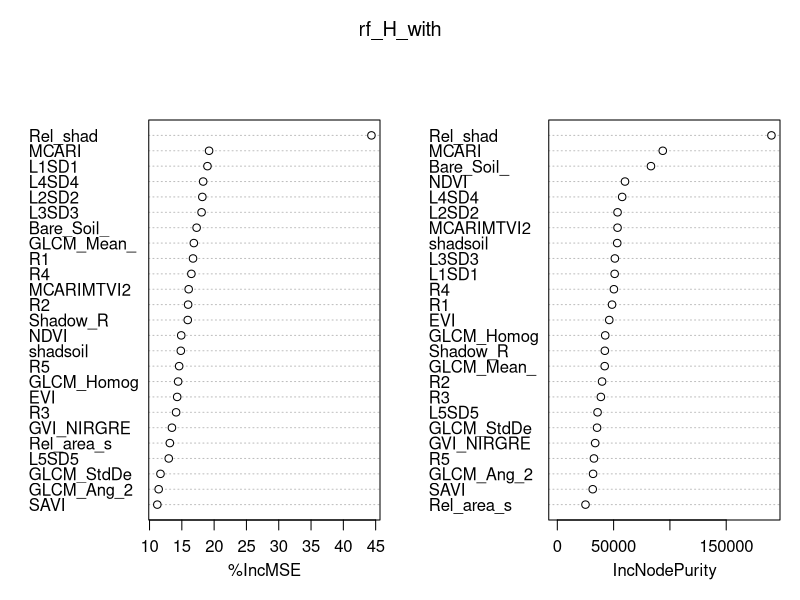
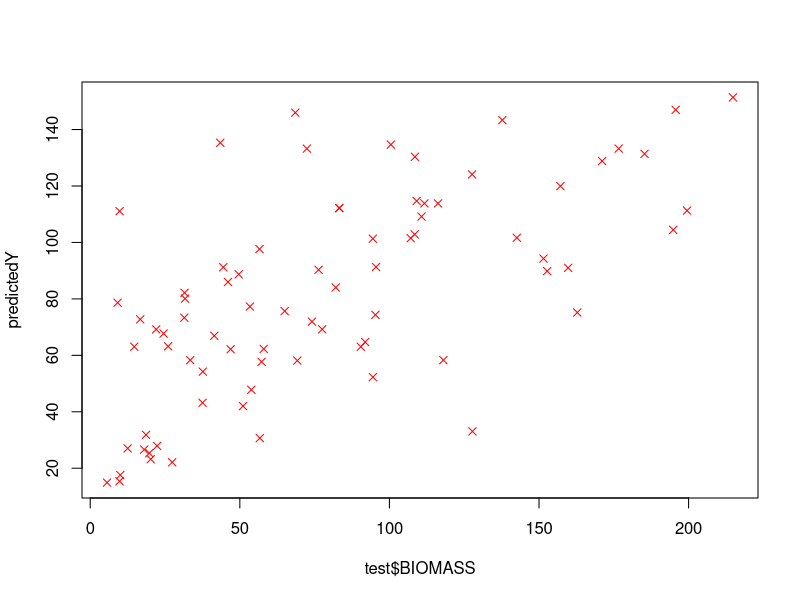
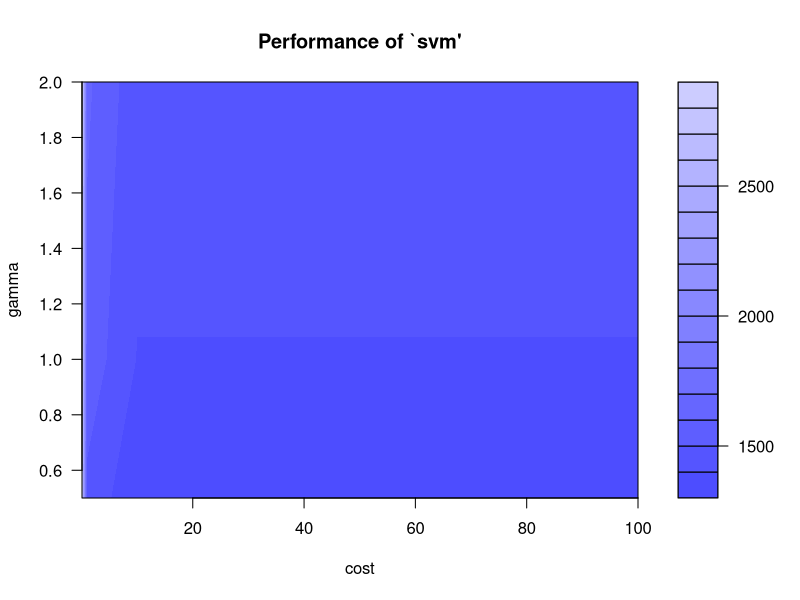
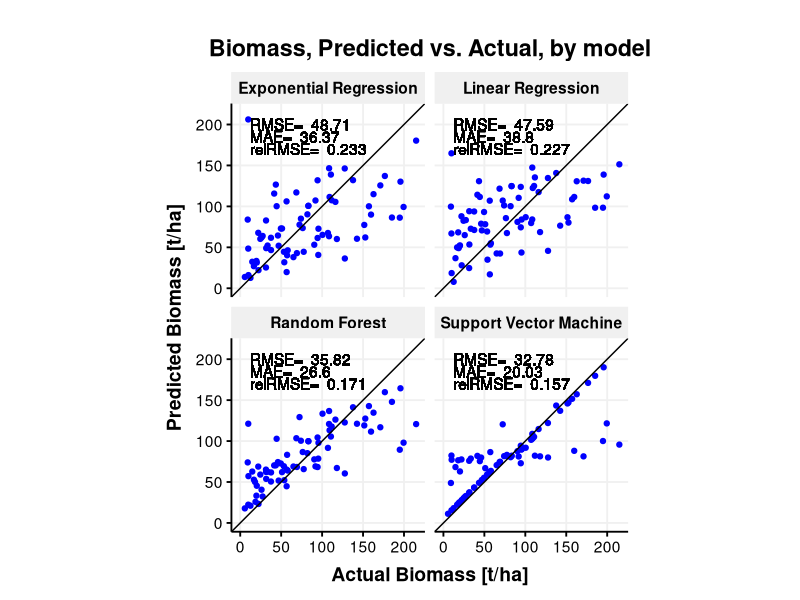
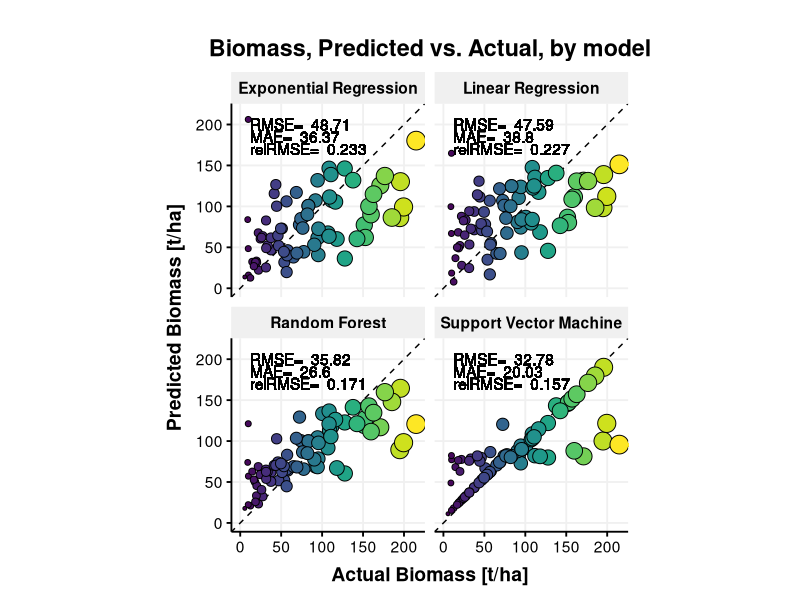
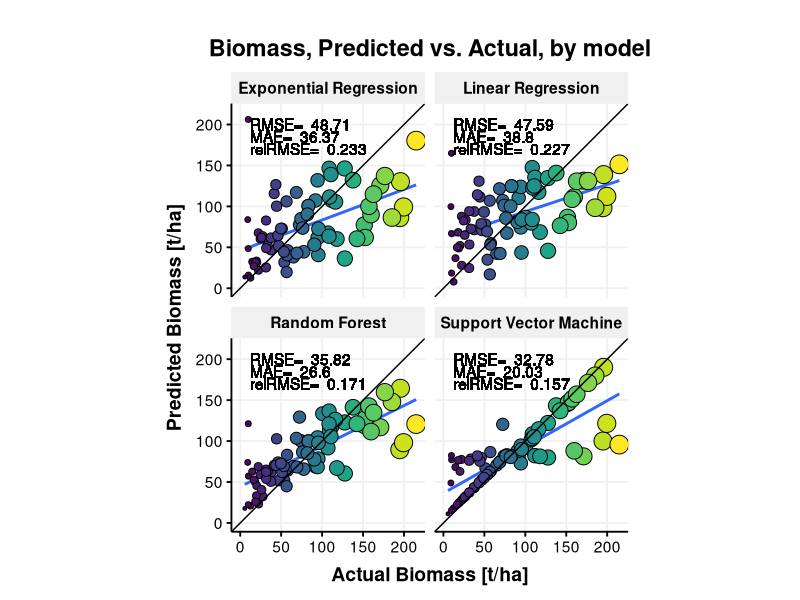
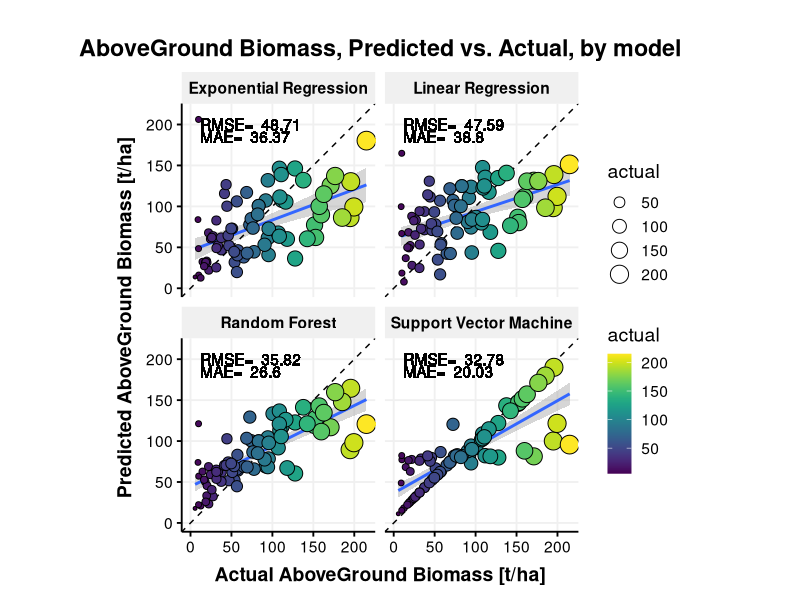
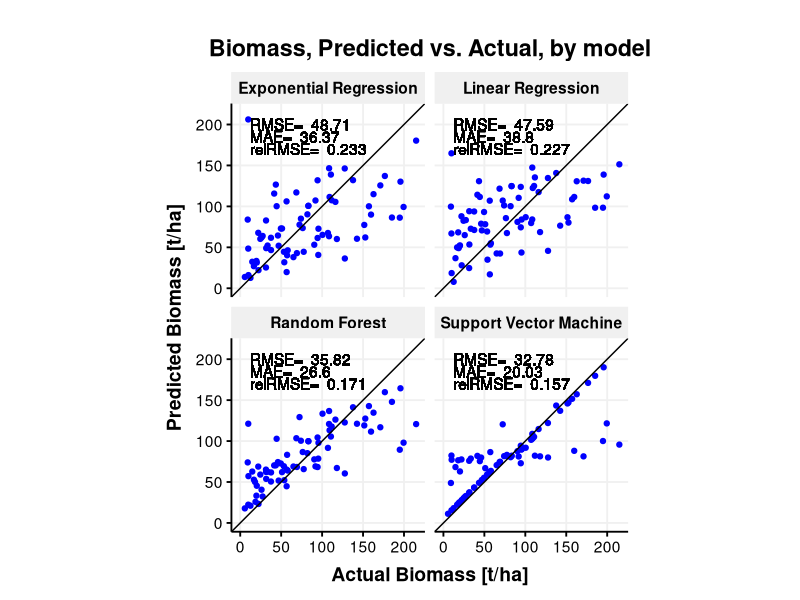

These figures' R source, in order: (Note: a time limit stopped this script after it produced the figures.)
## *********************************************************************************************************************************************************
##              Repository for technical data dealing with Above Ground Biomass (AGB) Modelling in Tanzania (Version 1.0)
## *********************************************************************************************************************************************************
## 
##  * JRC of the European Commission
##  *
##  * Purpose:  A R script allows predicting Above Ground Biomass.
##  *
##  *           We tested four predictive models to relate the remotely sensed parameters to AGB and evaluated their accuracies.
##  *           Two models using inferential statistics (i.e. a generalised linear model and a generalised exponential model) 
##  *           and two models machine learning (i.e. a Random Forest model and a Support Vector Machine (SVM) model). 
##  *           The predictors of the models are image bands, their textures and spectral indices, while the response variable 
##  *           is the AGB.
##  *           
##  *           - Updates to the Forest Article:           https://doi.org/TOBEDEFINED
##  *
##  *
##  *
##  * Author:   Guido Ceccherini
##  * Email:    guido.ceccherini@gmail.com, guido.ceccherini@ec.europa.eu
##
##



###load libraries
library(randomForest)
library(e1071)
library(ggthemes)
library(grid)
library(ggplot2)
library(tidyr)
library(viridis)

#####load dataset
DATA_BIOMASS <- read.csv('DataBiomassRS.csv')

##### reproducibility number
set.seed(2511) 


#### remove the first column (sequence from 1 to 512)
DATA_BIOMASS <- DATA_BIOMASS[,2:27]

###################################################################################################

####     BIOMASS model with training/calibration (85% training, 15% validation) START

###################################################################################################
###########train

# randomly pick 85% of the number of observations
index <- sample(1:nrow(DATA_BIOMASS),size = 0.85*nrow(DATA_BIOMASS))

# subset weather to include only the elements in the index
train <- DATA_BIOMASS[index,]
# train_cat <- DATA_BIOMASS_cat [index,]
# subset weather to include all but the elements in the index
test <- DATA_BIOMASS [-index,]

#print number of data for train and validation
nrow(train)
nrow(test)


##################
# 1 Exponenetial Model
##################

# Create a multiple (log)linear regression model using the training data
log.reg_H_with <- glm(log(BIOMASS+1) ~., data = train)
summary(log.reg_H_with )




# Apply the model to the testing data (i.e., make predictions) ...
# (Don't forget to exponentiate the results to revert the log transformation)
test.pred.lin <- exp(predict(log.reg_H_with,test))-1

# ...and evaluate the accuracy
RMSE.log.reg_H_with <- sqrt(mean((test.pred.lin-test$BIOMASS)^2))
RMSE.log.reg_H_with


MAE.log.reg_H_with <- mean(abs(test.pred.lin-test$BIOMASS))
MAE.log.reg_H_with

Rel.RMSEexp <- sqrt(mean((test.pred.lin-test$BIOMASS)^2)) / diff(range(test$BIOMASS))
Rel.RMSEexp


R2exp <- 1 - sum((test$BIOMASS-test.pred.lin)^2)/sum((test$BIOMASS-mean(test$BIOMASS))^2)

##################
# 2 Linear Model
##################

# Create a multiple linear regression model using the training data
lin.reg_H_with <- glm(BIOMASS ~ ., data = train)

summary(lin.reg_H_with )

# Apply the model to the testing data (i.e., make predictions) ...
test.pred.lin_ <- (predict(lin.reg_H_with,test))-1

# ...and evaluate the accuracy
RMSE.lin.reg_H_with <- sqrt(mean((test.pred.lin_-test$BIOMASS)^2))
RMSE.lin.reg_H_with


MAE.lin.reg_H_with <- mean(abs(test.pred.lin_-test$BIOMASS))
MAE.lin.reg_H_with


Rel.RMSElin <- sqrt(mean((test.pred.lin_-test$BIOMASS)^2)) / diff(range(test$BIOMASS))
Rel.RMSElin

R2lin <- 1 - sum((test$BIOMASS-test.pred.lin_)^2)/sum((test$BIOMASS-mean(test$BIOMASS))^2)


# R2RF <- 1 - sum((test$BIOMASS-test.pred.forest)^2)/sum((test$BIOMASS-mean(test$BIOMASS))^2)

##################
# 3 RANDOM FOREST
##################

rf_H_with <- randomForest(BIOMASS ~., data = train,importance = TRUE, proximity = T,ntree=500)
print(rf_H_with)
varImpPlot(rf_H_with)
# How many trees are needed to reach the minimum error estimate? 
# This is a simple problem; it appears that about 100 trees would be enough. 
which.min(rf_H_with$mse)

# Plot rf to see the estimated error as a function of the number of trees
# (not running it here)
# plot(rf) 

# Using the importance()  function to calculate the importance of each variable
imp_H_with <- as.data.frame(sort(importance(rf_H_with)[,1],decreasing = TRUE),optional = T,col.names=T)
names(imp_H_with) <- "% Inc MSE"
imp_H_with



test2 <- rbind(test, train)

# As usual, predict and evaluate on the test set
test.pred.forest <- predict(rf_H_with,test2)

test.pred.forest <- test.pred.forest[1:nrow(test)]

RMSE.forest_H_with <- sqrt(mean((test.pred.forest-test$BIOMASS)^2))
RMSE.forest_H_with


MAE.forest_H_with <- mean(abs(test.pred.forest-test$BIOMASS))
MAE.forest_H_with


# Rel.RMSE <- sqrt(mean((test.pred.forest-test$BIOMASS)^2)) / sd(test$BIOMASS)
Rel.RMSErf <- sqrt(mean((test.pred.forest-test$BIOMASS)^2)) / diff(range(test$BIOMASS))
Rel.RMSErf
### ref Remote Sens. 2016, 8, 583; doi:10.3390/rs8070583 
R2RF <- 1 - sum((test$BIOMASS-test.pred.forest)^2)/sum((test$BIOMASS-mean(test$BIOMASS))^2)


##################
# 4 SVM
##################


## create rmse function
rmse <- function(error)
{
  sqrt(mean(error^2))
}

##load a model SVM
SVM_H <- svm(BIOMASS ~., data = train)
predictedY <- predict(SVM_H, test2)
predictedY <- predictedY[1:nrow(test)]
plot(test$BIOMASS, predictedY, col = "red", pch=4)

error <- train$BIOMASS - predictedY
svrPredictionRMSE <- rmse(error)
svrPredictionRMSE

tuneResult <- tune(svm, BIOMASS ~., data = train, kernel="radial", ranges=list(cost=10^(-1:2), gamma=c(.5,1,2)))

print(tuneResult)
# Draw the tuning graph
plot(tuneResult)

##tune the SVM model
tunedModel <- tuneResult$best.model
test.pred.svm <- predict(tunedModel, test2) 
test.pred.svm <- test.pred.svm[1:nrow(test)]
error <- test$BIOMASS - test.pred.svm  


##compute the performance metrics
tunedModelRMSE <- rmse(error)
tunedModelRMSE


RMSE.svm_H_with <- sqrt(mean((test.pred.svm-test$BIOMASS)^2))
RMSE.svm_H_with


MAE.svm_H_with <- mean(abs(test.pred.svm-test$BIOMASS))
MAE.svm_H_with

Rel.RMSEsvm <- sqrt(mean((test.pred.svm-test$BIOMASS)^2)) / diff(range(test$BIOMASS))
Rel.RMSEsvm
# SVM
R2svm <- 1 - sum((test$BIOMASS-test.pred.svm)^2)/sum((test$BIOMASS-mean(test$BIOMASS))^2)




# Create a data frame with the error metrics for each method
accuracy_H_with <- data.frame(Method = c("Exp Regression","Linear Regression","Random forest","SVM"),
                              RMSE   = c(RMSE.log.reg_H_with,RMSE.lin.reg_H_with,RMSE.forest_H_with,RMSE.svm_H_with),
                              MAE    = c(MAE.log.reg_H_with,MAE.lin.reg_H_with,MAE.forest_H_with,MAE.svm_H_with),
                              relRMSE    = c(Rel.RMSEexp,Rel.RMSElin,Rel.RMSErf,Rel.RMSEsvm),
                              r2    = c(R2exp,R2lin,R2RF,R2svm)) 
# Round the values and print the table
accuracy_H_with$RMSE <- round(accuracy_H_with$RMSE,2)
accuracy_H_with$MAE <- round(accuracy_H_with$MAE,2) 
accuracy_H_with$r2 <- round(accuracy_H_with$r2,2) 

#print results
accuracy_H_with



# Create a data frame with the predictions for each method
all.predictions <- data.frame(actual = test$BIOMASS,
                              exponential.regression = test.pred.lin,
                              linear.regression_ = test.pred.lin_,
                              random.forest = test.pred.forest,
                              support.vector.machine = test.pred.svm)

index_0df <- which(all.predictions$actual !=0)
all.predictions <- all.predictions[index_0df,]



# Gather the prediction variables (columns) into a single row (i.e., wide to long)
# Recall the ggplot2 prefers the long data format
all.predictions <- gather(all.predictions,key = model,value = predictions,2:5)
all.predictions[,4] <- rep(test[,3],4)

###plot for publication
theme_Publication <- function(base_size=14, base_family="helvetica") {

  (theme_foundation(base_size=base_size, base_family=base_family)
    + theme(plot.title = element_text(face = "bold",
                                      size = rel(1.2), hjust = 0.5),
            text = element_text(),
            panel.background = element_rect(colour = NA),
            plot.background = element_rect(colour = NA),
            panel.border = element_rect(colour = NA),
            axis.title = element_text(face = "bold",size = rel(1)),
            axis.title.y = element_text(angle=90,vjust =2),
            axis.title.x = element_text(vjust = -0.2),
            axis.text = element_text(), 
            axis.line = element_line(colour="black"),
            axis.ticks = element_line(),
            panel.grid.major = element_line(colour="#f0f0f0"),
            panel.grid.minor = element_blank(),
            # legend.key = element_rect(colour = NA),
            # legend.position = "bottom",
            # legend.direction = "horizontal",
            # legend.key.size= unit(0.2, "cm"),
            # legend.margin = unit(0, "cm"),
            # legend.title = element_text(face="italic"),
            plot.margin=unit(c(10,5,5,5),"mm"),
            strip.background=element_rect(colour="#f0f0f0",fill="#f0f0f0"),
            strip.text = element_text(face="bold")
    ))
  
}




##### create a dataframe with the summary of the stats for the four models
all.predictions$model[all.predictions$model== "linear.regression_"] = "Linear Regression"
all.predictions$model[all.predictions$model== "exponential.regression"] = "Exponential Regression"
all.predictions$model[all.predictions$model== "random.forest"] = "Random Forest"
all.predictions$model[all.predictions$model== "support.vector.machine"] = "Support Vector Machine"

all.predictions$RMSE <- rep(accuracy_H_with$RMSE, each=77)
all.predictions$MAE <- rep(accuracy_H_with$MAE, each=77)
all.predictions$relRMSE <- rep(round(accuracy_H_with$relRMSE, digit=3), each=77)



####first plot(base theme)

Map_1 <- ggplot(data = all.predictions,aes(x = actual, y = predictions)) + ###,color= V4
  geom_point(colour = "blue") + #colour = "blue"
  geom_abline(intercept = 0, slope = 1, colour = "black") + #geom_vline(xintercept = 23, colour = "green", linetype = "dashed") +
  facet_wrap(~ model,ncol = 2)  +xlim (c(0,max(all.predictions$actual))) +ylim (c(0,max(all.predictions$actual))) +
  ggtitle("Biomass, Predicted vs. Actual, by model")+ coord_fixed(ratio = 1)+theme_Publication()+ 
  xlab("Actual Biomass [t/ha]") +
  ylab("Predicted Biomass [t/ha]")+
  geom_text(aes(x=12, y=200, label= paste("RMSE= ", RMSE ), hjust=0))+
  geom_text(aes(x=12, y=185, label= paste("MAE= ", MAE ), hjust=0))+
  geom_text(aes(x=12, y=170, label= paste("relRMSE= ", relRMSE ), hjust=0)) # data= accuracy_H_with,


Map_1


##save as png
namepng <- paste('Plot1.png', sep = '')
png(namepng, width=2800, height=2800, units='px', res=300)
print(Map_1)
dev.off()



######alternative plot with viridis library (i.e. fancy colors)
Map_2 <- ggplot(data = all.predictions,aes(x = actual, y = predictions)) + ###,color= V4
  geom_abline(intercept = 0, slope = 1, colour = "black",linetype="dashed") + #geom_vline(xintercept = 23, colour = "green", linetype = "dashed") +
  geom_point(aes(size=actual, fill=actual), colour="black",pch=21,show.legend = FALSE) + #colour = "blue"
  facet_wrap(~ model,ncol = 2)  +xlim (c(0,max(all.predictions$actual))) +ylim (c(0,max(all.predictions$actual))) +
  ggtitle("Biomass, Predicted vs. Actual, by model")+ coord_fixed(ratio = 1)+theme_Publication()+ 
  xlab("Actual Biomass [t/ha]") +
  ylab("Predicted Biomass [t/ha]")+
  geom_text(aes(x=12, y=200, label= paste("RMSE= ", RMSE ), hjust=0))+
  geom_text(aes(x=12, y=185, label= paste("MAE= ", MAE ), hjust=0))+
  geom_text(aes(x=12, y=170, label= paste("relRMSE= ", relRMSE ), hjust=0))+scale_fill_viridis() # data= accuracy_H_with,


Map_2
##save as png

namepng <- paste('Plot2.png', sep = '')
png(namepng, width=2800, height=2800, units='px', res=300)
print(Map_2)
dev.off()




#another one
ggplot(data = all.predictions,aes(x = actual, y = predictions)) +
  geom_smooth(method=lm, se=FALSE)+# data= accuracy_H_with, ###,color= V4
  geom_point(aes(size=actual, fill=actual), colour="black",pch=21,show.legend = FALSE) + #colour = "blue"
  geom_abline(intercept = 0, slope = 1, colour = "black") + #geom_vline(xintercept = 23, colour = "green", linetype = "dashed") +
  facet_wrap(~ model,ncol = 2)  +xlim (c(0,max(all.predictions$actual))) +ylim (c(0,max(all.predictions$actual))) +
  ggtitle("Biomass, Predicted vs. Actual, by model")+ coord_fixed(ratio = 1)+theme_Publication()+ 
  xlab("Actual Biomass [t/ha]") +
  ylab("Predicted Biomass [t/ha]")+
  geom_text(aes(x=12, y=200, label= paste("RMSE= ", RMSE ), hjust=0))+
  geom_text(aes(x=12, y=185, label= paste("MAE= ", MAE ), hjust=0))+
  geom_text(aes(x=12, y=170, label= paste("relRMSE= ", relRMSE ), hjust=0))+scale_fill_viridis()

###...and another one


#another one
Map_4 <- ggplot(data = all.predictions,aes(x = actual, y = predictions)) +
  geom_smooth(method=lm)+# data= accuracy_H_with, ###,color= V4
   #colour = "blue"
  geom_abline(intercept = 0, slope = 1, colour = "black",linetype="dashed") + #geom_vline(xintercept = 23, colour = "green", linetype = "dashed") +
  geom_point(aes(size=actual, fill=actual), colour="black",pch=21,show.legend = T) +
  facet_wrap(~ model,ncol = 2)  +xlim (c(0,max(all.predictions$actual))) +ylim (c(0,max(all.predictions$actual))) +
  ggtitle("AboveGround Biomass, Predicted vs. Actual, by model")+ coord_fixed(ratio = 1)+theme_Publication()+ 
  xlab("Actual AboveGround Biomass [t/ha]") +
  ylab("Predicted AboveGround Biomass [t/ha]")+
  geom_text(aes(x=12, y=200, label= paste("RMSE= ", RMSE ), hjust=0))+
  geom_text(aes(x=12, y=185, label= paste("MAE= ", MAE ), hjust=0))+
  # geom_text(aes(x=12, y=170, label= paste("relRMSE= ", relRMSE ), hjust=0))+
  scale_fill_viridis()


Map_4
namepng <- paste('Plot4.png', sep = '')
png(namepng, width=2800, height=2800, units='px', res=300)
print(Map_4)
dev.off()




##################################################################################################################
#  RANDOM FOREST permultation to find the statistical distribution of the variable importance
#################################################################################################################


##### use the entire dataset: DATA_BIOMASS
rf_H_with <- randomForest(BIOMASS ~., data = DATA_BIOMASS,importance = TRUE, proximity = T,ntree=500)


# Using the importance()  function to calculate the importance of each variable
imp_H_with <- as.data.frame(sort(importance(rf_H_with)[,1],decreasing = TRUE),optional = T,col.names=T)
names(imp_H_with) <- "% Inc MSE"
imp_H_with


actual <- DATA_BIOMASS$BIOMASS
predicted <- unname(predict(rf_H_with, DATA_BIOMASS))
R2 <- 1 - (sum((actual-predicted)^2)/sum((actual-mean(actual))^2))


##### start permutations

var_imp_range <- as.data.frame(importance(rf_H_with)[,1])
var_impSD_range <- as.data.frame(rf_H_with$importanceSD)
for (i in 1:100){
  rf<-randomForest(BIOMASS ~., data = DATA_BIOMASS,importance = TRUE, proximity = T,ntree=500, importanceSD=T, keep.inbag=T, mse=T, rsq=T)
  imp.df<- as.data.frame(importance(rf))
  var_imp_range <- cbind(var_imp_range, imp.df[,1])
  impSD.df<- as.data.frame(rf$importanceSD)
  var_impSD_range<- cbind(var_impSD_range, impSD.df[,1])
}


# 

var_imp_range

## first plot to have a general idea
boxplot(var_imp_range, las = 2, horizontal = T)



#reorder the data and comput the statistical distribution needed for the boxplot
newdata <- var_imp_range[order(var_imp_range$`importance(rf_H_with)[, 1]`),] 
##create a dataframe need for printing the results
newdata<- newdata[3:26,]

df <- data.frame(
  name= rownames(newdata),
  y0 = apply(newdata,1,min),
  y25 = apply(newdata, 1, quantile, probs = c(0.25),  na.rm = TRUE),
  y50 = apply(newdata,1,median),  
  y75 = apply(newdata, 1, quantile, probs = c(0.75),  na.rm = TRUE),
  y100 = apply(newdata,1,max)   
)

### take the most important variables
df <- df[5:23,]

### change names: reflectances is indicated with both LX and RX.
levels(df$name)[levels(df$name)=="L5SD5"] <- "R5SD5"
levels(df$name)[levels(df$name)=="L3SD3"] <- "R3SD3"
levels(df$name)[levels(df$name)=="L4SD4"] <- "R4SD4"
levels(df$name)[levels(df$name)=="L1SD1"] <- "R1SD1"
levels(df$name)[levels(df$name)=="L2SD2"] <- "R2SD2"
levels(df$name)[levels(df$name)=="Rel_shad"] <- "Shadow Index"




##plot boxplot using the ggplot2 library
Map_3 <- ggplot(df, aes(x=reorder(name,y50), y=y50, fill=y50 )) +
  geom_boxplot(
    aes(ymin = y0, lower = y25, middle = y50, upper = y75, ymax = y100),
    stat = "identity"
  )+  coord_flip()+
  scale_fill_viridis(direction = 1, na.value = "gray",  name="% Inc MSE")+  theme( ### trans="reverse
    panel.grid.major.y = element_blank(),
    panel.grid.major.x = element_line(linetype="dashed",colour="grey"),
    panel.grid.minor = element_blank(),
    panel.background = element_blank(),
    axis.ticks.x = element_blank(),
    axis.ticks.y = element_blank()
  ) +
  xlab("Variable") +
  ylab("% Inc MSE") +
  ggtitle("RF Variable Importance AboveGround Biomass")

Map_3

##save the results
Map_3
ggsave("Plot3.png", width = 15, height = 20, units = "cm",dpi=300)
